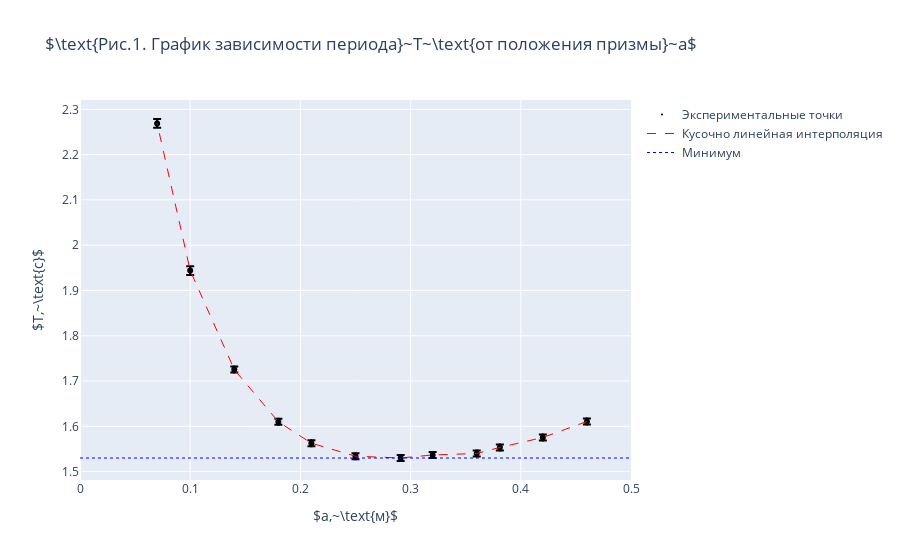

Notebook code for this chart:
### Markdown cell above
### Построение графика $T(a)$ и определение минимума периода
Построим график зависимости периода колебаний от положений призмы $T(a)$

### Code cell
fig = go.Figure()

fig.add_trace(go.Scatter(
    name="Экспериментальные точки",
    x=a, y=T, error_x_value=sigma_a, error_y_array=sigma_T, # точки с погрешностями
     mode="markers", marker_size=0, marker_color="black"
    ))
fig.add_trace(go.Scatter(  # интерполяция
    name="Кусочно линейная интерполяция",
    x=a, y=T,
    mode="lines", line_color="red", line_width=1, line_dash="dash"
))
fig.add_trace(go.Scatter( # минимум
    name="Минимум",
    x=[0.00,0.5], y=[1.53, 1.53],
    mode="lines", line_color="blue", line_width=1, line_dash="dot"
))
fig.update_layout(
    title=r"$\text{Рис.1. График зависимости периода}~T~\text{от положения призмы}~a$", # заголовок
    xaxis_title=r"$a,~\text{м}$", # подписи к осям
    yaxis_title=r"$T,~\text{с}$",

)
fig.show()

### Figure 1 — Plotly figure (JSON) as saved in the notebook; plotly's stock layout.template omitted (floating-point values rounded to 4 significant figures)
{"data": [{"error_x": {"value": 0.0005}, "error_y": {"array": [0.006493, 0.006493, 0.006493, 0.006493, 0.006493, 0.006493, 0.006493, 0.006493, 0.006493, 0.006493, 0.009739, 0.009739]}, "marker": {"color": "black", "size": 0}, "mode": "markers", "name": "Экспериментальные точки", "x": [0.46, 0.42, 0.381, 0.36, 0.32, 0.291, 0.25, 0.21, 0.18, 0.14, 0.1, 0.07], "y": [1.611, 1.575, 1.553, 1.54, 1.537, 1.53, 1.534, 1.563, 1.61, 1.725, 1.944, 2.269], "type": "scatter"}, {"line": {"color": "red", "dash": "dash", "width": 1}, "mode": "lines", "name": "Кусочно линейная интерполяция", "x": [0.46, 0.42, 0.381, 0.36, 0.32, 0.291, 0.25, 0.21, 0.18, 0.14, 0.1, 0.07], "y": [1.611, 1.575, 1.553, 1.54, 1.537, 1.53, 1.534, 1.563, 1.61, 1.725, 1.944, 2.269], "type": "scatter"}, {"line": {"color": "blue", "dash": "dot", "width": 1}, "mode": "lines", "name": "Минимум", "x": [0.0, 0.5], "y": [1.53, 1.53], "type": "scatter"}], "layout": {"title": {"text": "$\\text{Рис.1. График зависимости периода}~T~\\text{от положения призмы}~a$"}, "xaxis": {"title": {"text": "$a,~\\text{м}$"}}, "yaxis": {"title": {"text": "$T,~\\text{с}$"}}}}
